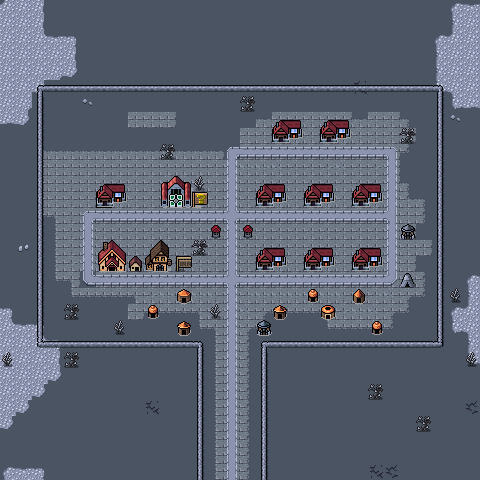

Rendered tile map (Tiled .tmx) drawn with the repository's tilesets; below, a short description and the map source with its tile grids summarised:
An orthogonal 30x30 tile map with 16x16 px tiles, 4 tile layers (Background, Ground, Walls, Overlay), 3 tilesets and 7 objects.

<map version="1.10" tiledversion="1.10.1" orientation="orthogonal" renderorder="right-down" width="30" height="30" tilewidth="16" tileheight="16" infinite="0" nextlayerid="6" nextobjectid="65">
 <editorsettings>
  <export target="wastetown..tmx" format="tmx" />
 </editorsettings>
 <tileset firstgid="1" source="../../../../common/maps/tileset/main.tsx" />
 <tileset firstgid="10113" source="../../../../common/maps/tileset/buildings.tsx" />
 <tileset firstgid="11905" source="../../../../common/maps/tileset/buildings-nocollide.tsx" />
 <layer id="1" name="Background" width="30" height="30">
  <data>[900 cells, 900 non-empty, 2 distinct tile ids]</data>
 </layer>
 <layer id="2" name="Ground" width="30" height="30">
  <data>[900 cells, 309 non-empty, 44 distinct tile ids]</data>
 </layer>
 <layer id="3" name="Walls" width="30" height="30">
  <properties>
   <property name="spriteLayer" type="bool" value="true" />
  </properties>
  <data>[900 cells, 146 non-empty, 25 distinct tile ids]</data>
 </layer>
 <layer id="5" name="Overlay" width="30" height="30">
  <data>[900 cells, 26 non-empty, 10 distinct tile ids]</data>
 </layer>
 <objectgroup id="4" name="Objects">
  <object id="38" template="../../../../common/maps/obj/entry_up.tx" x="204" y="368" width="56" height="16" />
  <object id="41" template="../../../../common/maps/obj/shop.tx" x="256" y="208">
   <properties>
    <property name="commonShopList" value="AvatarTownColorlessCreatures" /><property name="noRestock" type="bool" value="false" /></properties>
  </object>
  <object id="47" template="../../../../common/maps/obj/inn.tx" x="150" y="273" />
  <object id="48" template="../../../../common/maps/obj/shop.tx" x="104" y="272">
   <properties>
    <property name="commonShopList" value="AvatarTownEquipment" /><property name="noRestock" type="bool" value="false" /></properties>
  </object>
  <object id="58" template="../../../../common/maps/obj/shop.tx" x="97" y="209">
   <properties>
    <property name="commonShopList" value="AvatarTownBooster" /><property name="noRestock" type="bool" value="false" /></properties>
  </object>
  <object id="63" template="../../../../common/maps/obj/shardtrader.tx" x="400" y="288" />
  <object id="64" template="../../../../common/maps/obj/quest.tx" x="159" y="209" width="34" height="16">
   <properties>
    <property name="questtype" value="waste_town_tribal" />
   </properties>
  </object>
 </objectgroup>
</map>
